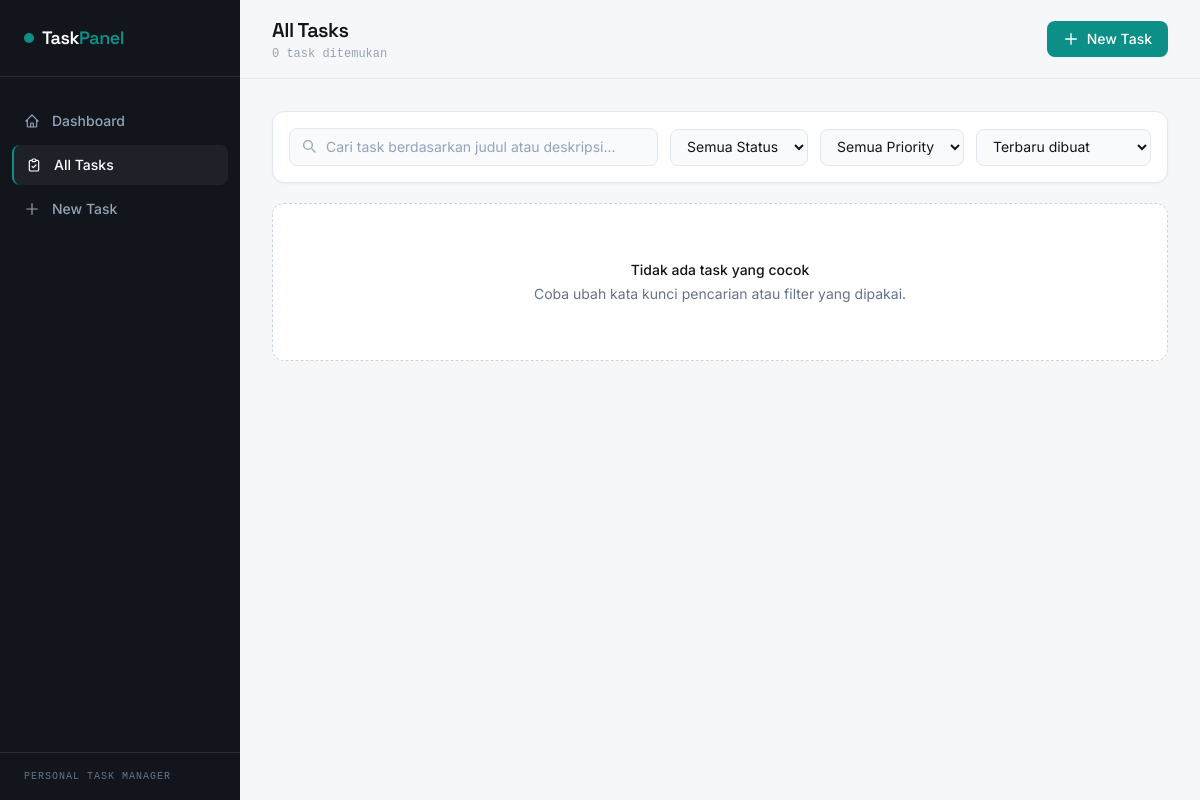
/tasks/, run on an earlier commit of the app's database.
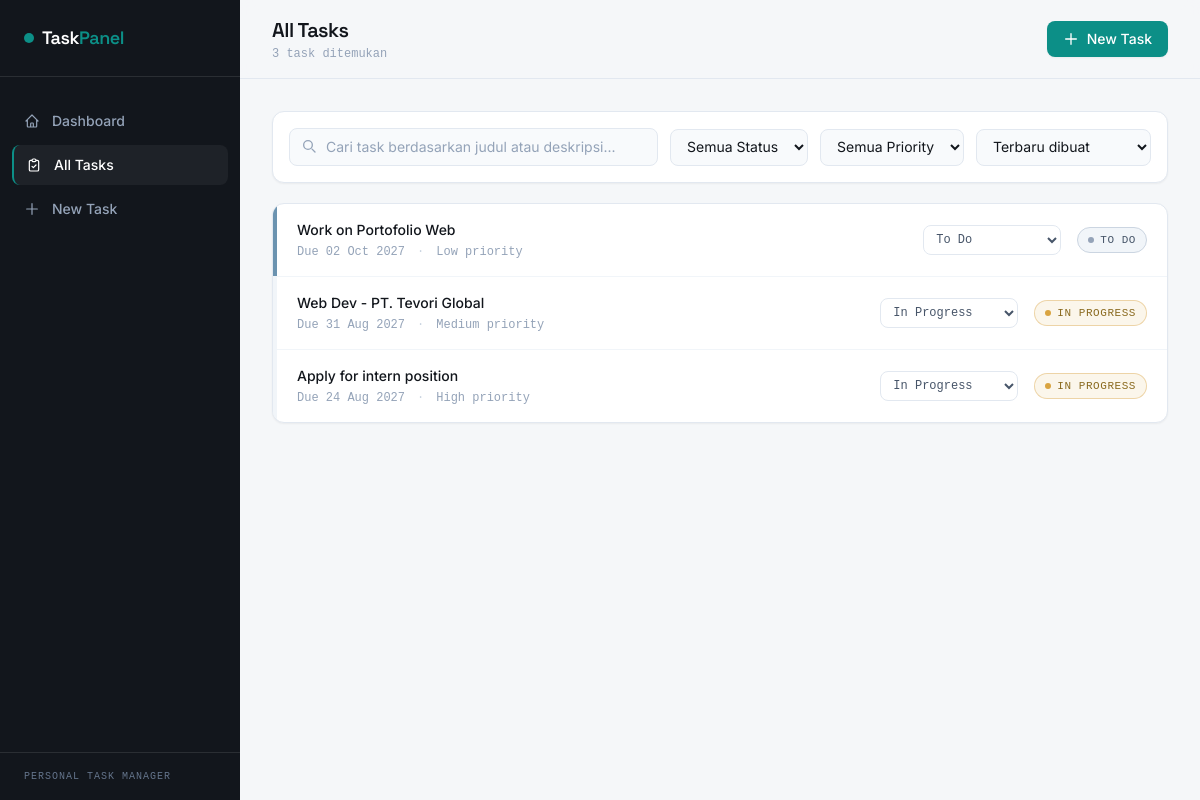
And on a later commit of the database.
### tasks/models.py (models this page shows, shortened)
class Task(models.Model):
    class Status(models.TextChoices):
        TODO = "TODO", "To Do"
        IN_PROGRESS = "IN_PROGRESS", "In Progress"
        COMPLETED = "COMPLETED", "Completed"
    class Priority(models.TextChoices):
        LOW = "LOW", "Low"
        MEDIUM = "MEDIUM", "Medium"
        HIGH = "HIGH", "High"
    title = models.CharField(max_length=200)
    description = models.TextField(blank=True)
    status = models.CharField(
        max_length=20, choices=Status.choices, default=Status.TODO
    )
    priority = models.CharField(
        max_length=10, choices=Priority.choices, default=Priority.MEDIUM
    )
    due_date = models.DateField(null=True, blank=True)
    created_at = models.DateTimeField(auto_now_add=True)
    updated_at = models.DateTimeField(auto_now=True)
    class Meta:
        ordering = ["-created_at"]

### tasks/views.py (the view)
# urls.py: path("tasks/", views.task_list, name="task_list"),
def task_list(request):
    tasks = Task.objects.all()
    query = request.GET.get("q", "")
    status = request.GET.get("status", "")
    priority = request.GET.get("priority", "")
    sort = request.GET.get("sort", "-created_at")
    if query:
        tasks = tasks.filter(Q(title__icontains=query) | Q(description__icontains=query))
    if status:
        tasks = tasks.filter(status=status)
    if priority:
        tasks = tasks.filter(priority=priority)
    if sort in ["due_date", "-due_date", "priority", "-priority", "-created_at"]:
        tasks = tasks.order_by(sort)
    paginator = Paginator(tasks, 10)
    page_number = request.GET.get("page")
    page_obj = paginator.get_page(page_number)
    context = {
        "page_obj": page_obj,
        "query": query,
        "status": status,
        "priority": priority,
        "sort": sort,
        "status_choices": Task.Status.choices,
        "priority_choices": Task.Priority.choices,
    }
    if request.headers.get("HX-Request"):
        return render(request, "tasks/_task_list_partial.html", context)
    return render(request, "tasks/task_list.html", context)

### tasks/templates/tasks/task_list.html (shortened to what this page needs)
{% extends "tasks/base.html" %}
{% block page_title %}All Tasks{% endblock %}
{% block page_subtitle %}
  <p class="font-mono text-xs text-slate-400 mt-0.5">{{ page_obj.paginator.count }} task ditemukan</p>
{% endblock %}
{% block content %}
<div class="space-y-5">
  <form
    class="flex flex-col gap-3 rounded-xl border border-slate-200 bg-white p-4 shadow-sm lg:flex-row lg:items-center"
    hx-get="{% url 'tasks:task_list' %}"
    hx-target="#task-list-container"
    hx-swap="outerHTML"
    hx-push-url="true"
    hx-trigger="submit, change, keyup delay:400ms from:input[name='q']"
  >
    <div class="relative flex-1">
      <input
        type="text" name="q" value="{{ query }}" placeholder="Cari task berdasarkan judul atau deskripsi..."
        class="w-full rounded-lg border border-slate-200 bg-slate-50 py-2 pl-9 pr-3 text-sm text-[#12161C] placeholder:text-slate-400 focus:border-[#0C8F87] focus:bg-white focus:outline-none"
      >
    </div>
    <select name="status" class="rounded-lg border border-slate-200 bg-slate-50 px-3 py-2 text-sm text-[#12161C] focus:border-[#0C8F87] focus:bg-white focus:outline-none">
      <option value="">Semua Status</option>
    </select>
    <select name="priority" class="rounded-lg border border-slate-200 bg-slate-50 px-3 py-2 text-sm text-[#12161C] focus:border-[#0C8F87] focus:bg-white focus:outline-none">
      <option value="">Semua Priority</option>
    </select>
    <select name="sort" class="rounded-lg border border-slate-200 bg-slate-50 px-3 py-2 text-sm text-[#12161C] focus:border-[#0C8F87] focus:bg-white focus:outline-none">
      <option value="-created_at" {% if sort == "-created_at" %}selected{% endif %}>Terbaru dibuat</option>
    </select>
  </form>
  {% include "tasks/_task_list_partial.html" %}
</div>
{% endblock %}

### tasks/templates/tasks/_task_list_partial.html (shortened to what this page needs)
{% load static %}
<div id="task-list-container" class="space-y-3">
  {% if page_obj %}
    <div class="rounded-xl border border-slate-200 bg-white shadow-sm divide-y divide-slate-100 overflow-hidden">
      {% for task in page_obj %}
        <div class="flex items-center gap-4 px-5 py-4 border-l-4 transition hover:bg-slate-50
            {% if task.priority == 'HIGH' %}border-l-[#DC4C3F]
            {% elif task.priority == 'MEDIUM' %}border-l-[#D9A441]
            {% else %}border-l-[#6B93B0]{% endif %}">
          <a href="{% url 'tasks:task_detail' task.pk %}" class="flex-1 min-w-0">
            <p class="truncate text-sm font-medium text-[#12161C] hover:text-[#0C8F87]">{{ task.title }}</p>
            <div class="mt-1 flex flex-wrap items-center gap-x-3 gap-y-1 font-mono text-xs text-slate-400">
              <span>{% if task.due_date %}Due {{ task.due_date|date:"d M Y" }}{% else %}No due date{% endif %}</span>
              <span class="text-slate-300">·</span>
              <span>{{ task.get_priority_display }} priority</span>
            </div>
          </a>
          <select
            name="status"
            hx-post="{% url 'tasks:task_update_status' task.pk %}"
            hx-trigger="change"
            hx-target="#status-badge-{{ task.id }}"
            hx-swap="outerHTML"
            class="hidden sm:block rounded-lg border border-slate-200 bg-white py-1.5 pl-2 pr-7 font-mono text-xs text-slate-600 focus:border-[#0C8F87] focus:outline-none"
          >
            {% for value, label in status_choices %}
              <option value="{{ value }}" {% if task.status == value %}selected{% endif %}>{{ label }}</option>
            {% endfor %}
          </select>
          {% include "tasks/_status_badge.html" %}
        </div>
      {% endfor %}
    </div>
  {% else %}
    <div class="rounded-xl border border-dashed border-slate-300 bg-white px-6 py-14 text-center">
      <p class="text-sm font-medium text-[#12161C]">Tidak ada task yang cocok</p>
      <p class="mt-1 text-sm text-slate-500">Coba ubah kata kunci pencarian atau filter yang dipakai.</p>
    </div>
  {% endif %}
</div>

### tasks/templates/tasks/_status_badge.html (shortened to what this page needs)
<span id="status-badge-{{ task.id }}"
      class="inline-flex items-center gap-1.5 rounded-full border px-2.5 py-1 font-mono text-[11px] font-medium uppercase tracking-wider
      {% if task.status == 'TODO' %}
        border-slate-300 bg-slate-100 text-slate-600
      {% elif task.status == 'IN_PROGRESS' %}
        border-[#D9A441]/40 bg-[#D9A441]/10 text-[#8A6A1F]
      {% else %}
        border-[#0C8F87]/40 bg-[#0C8F87]/10 text-[#0A6F68]
      {% endif %}">
  <span class="h-1.5 w-1.5 rounded-full
    {% if task.status == 'TODO' %}bg-slate-400
    {% elif task.status == 'IN_PROGRESS' %}bg-[#D9A441]
    {% else %}bg-[#0C8F87]{% endif %}">
  </span>
  {{ task.get_status_display }}
</span>

What changed in the data, as far as the page shows it:
added Task: title "Work on Portofolio Web", due_date "02 Oct 2027", priority "Low", status "To Do", status "TO DO"
added Task: title "Web Dev - PT. Tevori Global", due_date "31 Aug 2027", priority "Medium", status "In Progress", status "IN PROGRESS"
added Task: title "Apply for intern position", due_date "24 Aug 2027", priority "High", status "In Progress", status "IN PROGRESS"
Also different on the page:
{{ page_obj.paginator.count }}: "0" → "3"
text no longer shown: "Tidak ada task yang cocok Coba ubah kata kunci pencarian atau filter yang dipakai."
